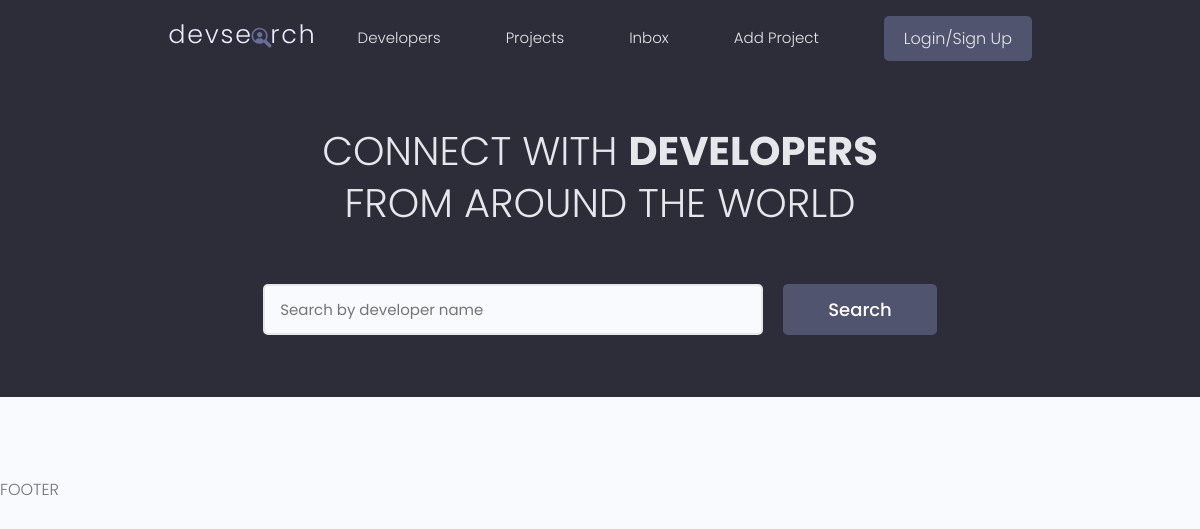
/, run on an earlier commit of the app's database.
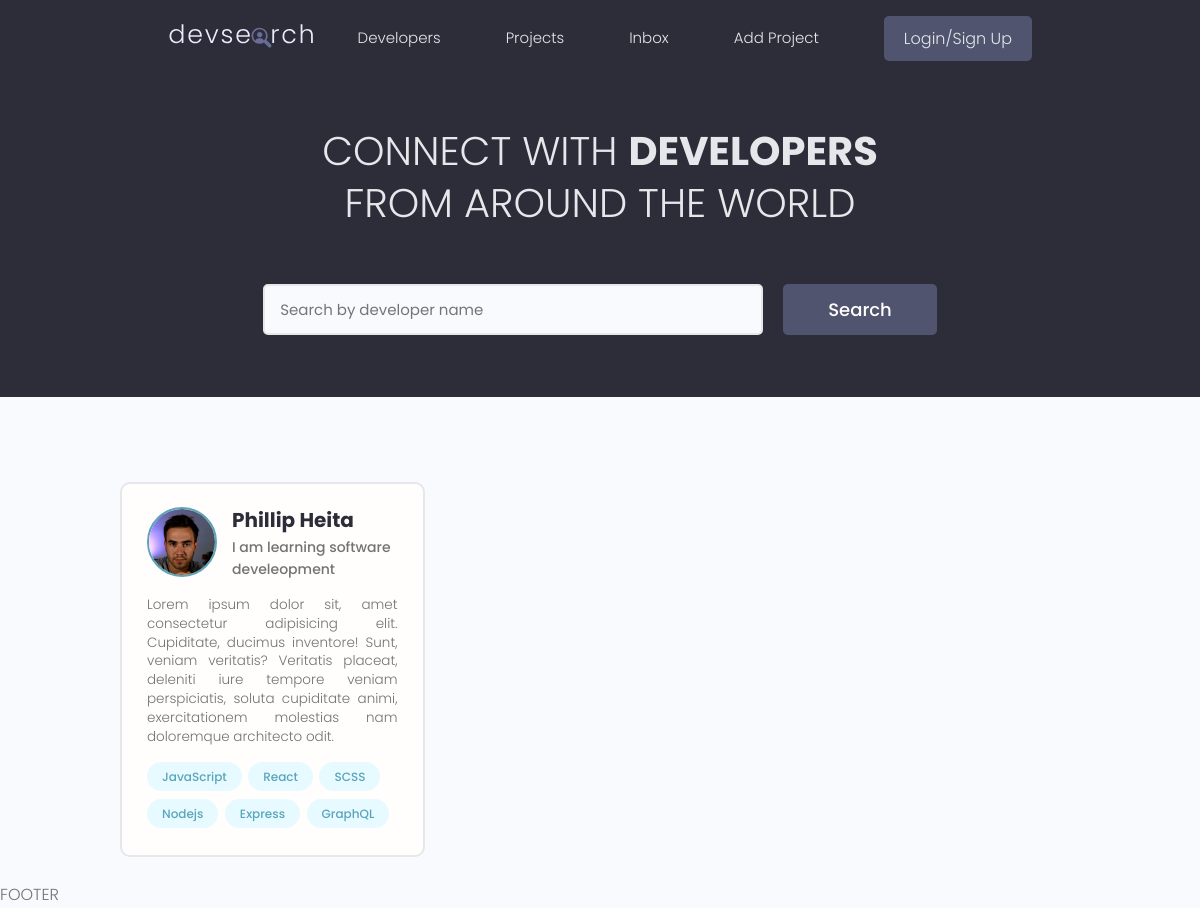
And on a later commit of the database.
### users/models.py (models this page shows, shortened)
class Profile(models.Model):
    user = models.OneToOneField(User, on_delete=models.CASCADE, null=True, blank=True)
    name = models.CharField(max_length=200, blank=True, null=True)
    email = models.EmailField(max_length=500, blank=True, null=True)
    username = models.CharField(max_length=200, null=True, blank=True)
    short_intro = models.CharField(max_length=200, null=True, blank=True)
    bio = models.TextField(blank=True, null=True)
    profile_image = models.ImageField(null=True, blank = True, upload_to ='profiles/', default="profiles/user-default.png")
    social_github = models.CharField(max_length=200, blank=True, null=True)
    social_twitter = models.CharField(max_length=200, blank=True, null=True)
    social_linkedin = models.CharField(max_length=200, blank=True, null=True)
    social_youtube = models.CharField(max_length=200, blank=True, null=True)
    social_website = models.CharField(max_length=200, blank=True, null=True)
    id = models.UUIDField(default=uuid.uuid4, unique=True, primary_key=True, editable=False)

### users/views.py (the view)
# urls.py: path('', views.profiles, name="profiles"),
def profiles(request):
    profiles = Profile.objects.all()
    context = {'profiles':profiles}
    return render(request,'users/profiles.html', context)

### users/templates/users/profiles.html (shortened to what this page needs)
{% extends 'main.html' %}
{% block content %}
<main class="home">
    <section class="hero-section text-center">
      <div class="container container--narrow">
        <div class="hero-section__box">
          <h2>CONNECT WITH <span>DEVELOPERS</span></h2>
          <h2>FROM AROUND THE WORLD</h2>
        </div>
        <div class="hero-section__search">
          <form class="form" action="#" method="get">
            <div class="form__field">
              <input class="input input--text" id="formInput#search" type="text" name="text"
                placeholder="Search by developer name" />
            </div>
            <input class="btn btn--sub btn--lg" type="submit" value="Search" />
          </form>
        </div>
      </div>
    </section>
    <section class="devlist">
      <div class="container">
        <div class="grid grid--three">
            {% for profile in profiles %}
          <div class="column card">
            <div class="dev">
              <a href="" class="card__body">
                <div class="dev__profile">
                  <img class="avatar avatar--md" src="{{profile.profile_image.url}}" alt="image" />
                  <div class="dev__meta">
                    <h3>{{profile.name}}</h3>
                    <h5>{{profile.short_intro}}</h5>
                  </div>
                </div>
                <p class="dev__info">
                  Lorem ipsum dolor sit, amet consectetur adipisicing elit. Cupiditate, ducimus inventore! Sunt,
                  veniam veritatis? Veritatis placeat, deleniti iure tempore veniam perspiciatis, soluta cupiditate
                  animi, exercitationem molestias nam doloremque architecto odit.
                </p>
                <div class="dev__skills">
                  <span class="tag tag--pill tag--main">
                    <small>JavaScript</small>
                  </span>
                  <span class="tag tag--pill tag--main">
                    <small>React</small>
                  </span>
                  <span class="tag tag--pill tag--main">
                    <small>SCSS</small>
                  </span>
                  <span class="tag tag--pill tag--main">
                    <small>Nodejs</small>
                  </span>
                  <span class="tag tag--pill tag--main">
                    <small>Express</small>
                  </span>
                  <span class="tag tag--pill tag--main">
                    <small>GraphQL</small>
                  </span>
                </div>
              </a>
            </div>
          </div>
          {% endfor %}
        </div>
      </div>
    </section>
  </main>
{% endblock content %}

What changed in the data, as far as the page shows it:
added Profile: profile_image (picture), name "Phillip Heita", short_intro "I am learning software develeopment"
